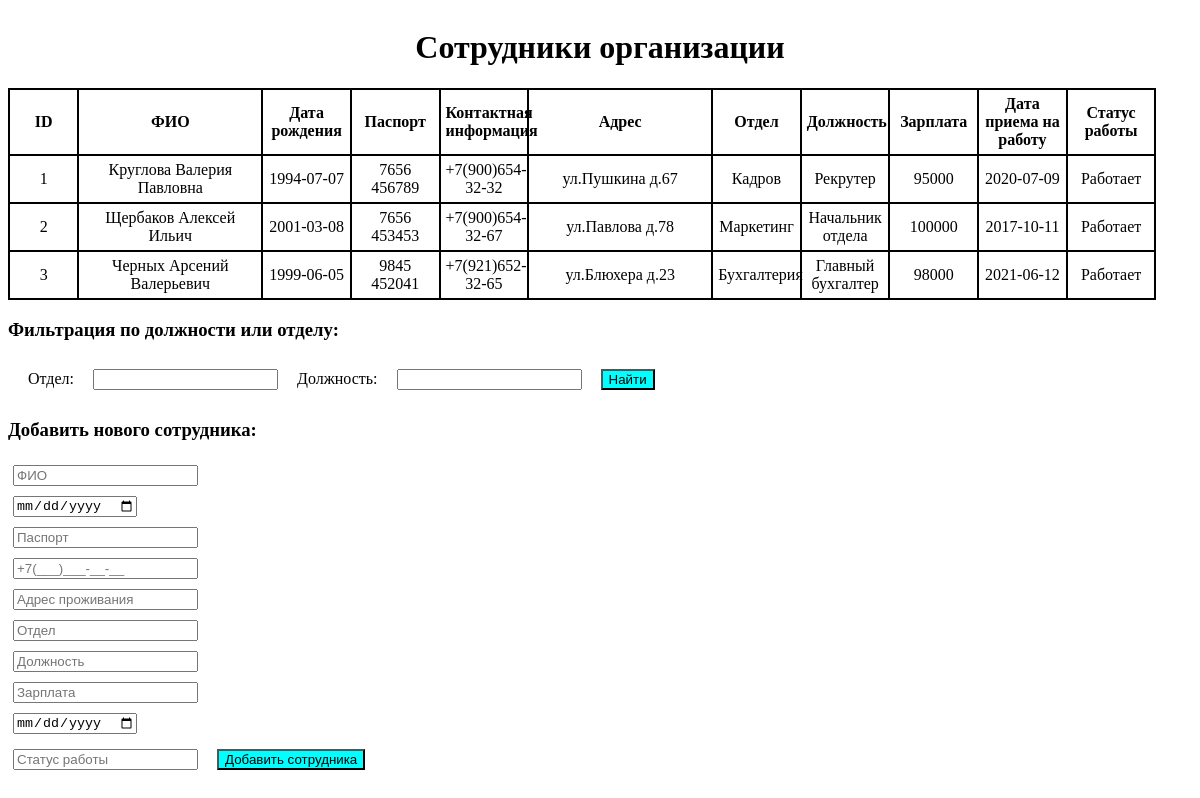
The page / on the database its author committed.
### tables this page shows
CREATE TABLE `sotr` (
  `ID` int(11) NOT NULL,
  `FIO` varchar(75) NOT NULL,
  `DataRozhdenia` date NOT NULL,
  `Pasport` varchar(15) NOT NULL,
  `KontaktnayaInfa` varchar(75) NOT NULL,
  `Adres` varchar(75) NOT NULL,
  `Otdel` varchar(75) NOT NULL,
  `Dolzhnost` varchar(75) NOT NULL,
  `Zarplata` int(11) NOT NULL,
  `DataPrinatia` date NOT NULL,
  `Statusr` varchar(10) NOT NULL
);

### index.php (the view, shortened to what this page needs)
<!DOCTYPE html>
<html lang="en">
<head>
    <link href="style.css" rel="stylesheet" type="text/css">
</head>
<body>
<?php
require_once 'config.php';
$FOtdel = isset($_GET['FOtdel']) ?$_GET['FOtdel'] : '';
$FDolzhnost = isset($_GET['FDolzhnost']) ? $_GET['FDolzhnost'] : '';
$query = "SELECT * FROM sotr WHERE 1=1";
$result = mysqli_query($conn, $query);
$list = array();
while ($row = mysqli_fetch_assoc($result)) {
$list[] = $row;
}
?>
<h1>Сотрудники организации</h1>
<table>
<thead>
    <th style=width:5%>ID</th>
    <th style=width:15%;>ФИО</th>
    <th>Дата рождения</th>
    <th>Паспорт</th>
    <th>Контактная информация</th>
    <th style=width:15%;>Адрес</th>
    <th>Отдел</th>
    <th>Должность</th>
    <th>Зарплата</th>
    <th>Дата приема на работу</th>
    <th>Статус работы</th>
</thead>
<tbody>
    <?php foreach($list as $item): ?>
        <tr>
            <td> <?php echo htmlspecialchars($item['ID']);?></td>
            <td> <?php echo htmlspecialchars($item['FIO']);?></td>
            <td> <?php echo htmlspecialchars($item['DataRozhdenia']);?></td>
            <td> <?php echo htmlspecialchars($item['Pasport']);?></td>
            <td> <?php echo htmlspecialchars($item['KontaktnayaInfa']);?></td>
            <td> <?php echo htmlspecialchars($item['Adres']);?></td>
            <td> <?php echo htmlspecialchars($item['Otdel']);?></td>
            <td> <?php echo htmlspecialchars($item['Dolzhnost']);?></td>
            <td> <?php echo htmlspecialchars($item['Zarplata']);?></td>
            <td> <?php echo htmlspecialchars($item['DataPrinatia']);?></td>
            <td> <?php echo htmlspecialchars($item['Statusr']);?></td>
        </tr>
    <?php endforeach; ?>
</tbody>
</table>
<h3> Фильтрация по должности или отделу: </h3>
<form class = "filtr" method="GET" action="">
    <label   class = "filtr" for="Otdel">Отдел:</label>
    <input type="text" id="Otdel" name="FOtdel" value="<?php echo htmlspecialchars($FOtdel); ?>">
    <label  class = "filtr" for="Dolzhnost">Должность:</label>
    <input type="text" id="Dolzhnost" name="FDolzhnost" value="<?php echo htmlspecialchars($FDolzhnost); ?>">
    <button type="submit">Найти</button>
</form>
<h3>Добавить нового сотрудника:</h3>
<form method="POST" action="">
<input type="text" name="FIO" placeholder="ФИО" required><br>
<input type="date" name="DataRozhdenia" placeholder="Дата рождения" required><br>
<input type="text" name="Pasport" placeholder="Паспорт" required><br>
<input type="text" name="KontaktnayaInfa" placeholder="+7(___)___-__-__" required><br>
<input type="text" name="Adres" placeholder="Адрес проживания" required><br>
<input type="text" name="Otdel" placeholder="Отдел" required><br>
<input type="text" name="Dolzhnost" placeholder="Должность" required><br>
<input type="number" name="Zarplata" placeholder="Зарплата" required><br>
<input type="date" name="DataPrinatia" placeholder="Дата принятия на работу" required><br>
<input type="text" name="Statusr" placeholder="Статус работы" required>
<button type="submit">Добавить сотрудника</button>
</form>
</body>
</html>

### style.css (style rules this page uses)
h1 { text-align: center; }
body { font-size: 16px; align-content: center; }
table { table-layout: fixed; width: 97%; border-collapse: collapse; border: 2px solid rgb(0, 0, 0); }
th, td { padding: 5px; border: 2px solid rgb(0, 0, 0); text-align: center; }
.filtr { margin: 10px; font-size: 16px; align-content: center; }
button { margin: 10px; background-color:aqua; }
label { margin: 5px; }
input { margin: 5px; }

### rows shown on the page
sotr: ID "1", FIO "Круглова Валерия Павловна", DataRozhdenia "1994-07-07", Pasport "7656 456789", KontaktnayaInfa "+7(900)654-32-32", Adres "ул.Пушкина д.67", Otdel "Кадров", Dolzhnost "Рекрутер", Zarplata "95000", DataPrinatia "2020-07-09", Statusr "Работает"
sotr: ID "2", FIO "Щербаков Алексей Ильич", DataRozhdenia "2001-03-08", Pasport "7656 453453", KontaktnayaInfa "+7(900)654-32-67", Adres "ул.Павлова д.78", Otdel "Маркетинг", Dolzhnost "Начальник отдела", Zarplata "100000", DataPrinatia "2017-10-11", Statusr "Работает"
sotr: ID "3", FIO "Черных Арсений Валерьевич", DataRozhdenia "1999-06-05", Pasport "9845 452041", KontaktnayaInfa "+7(921)652-32-65", Adres "ул.Блюхера д.23", Otdel "Бухгалтерия", Dolzhnost "Главный бухгалтер", Zarplata "98000", DataPrinatia "2021-06-12", Statusr "Работает"
